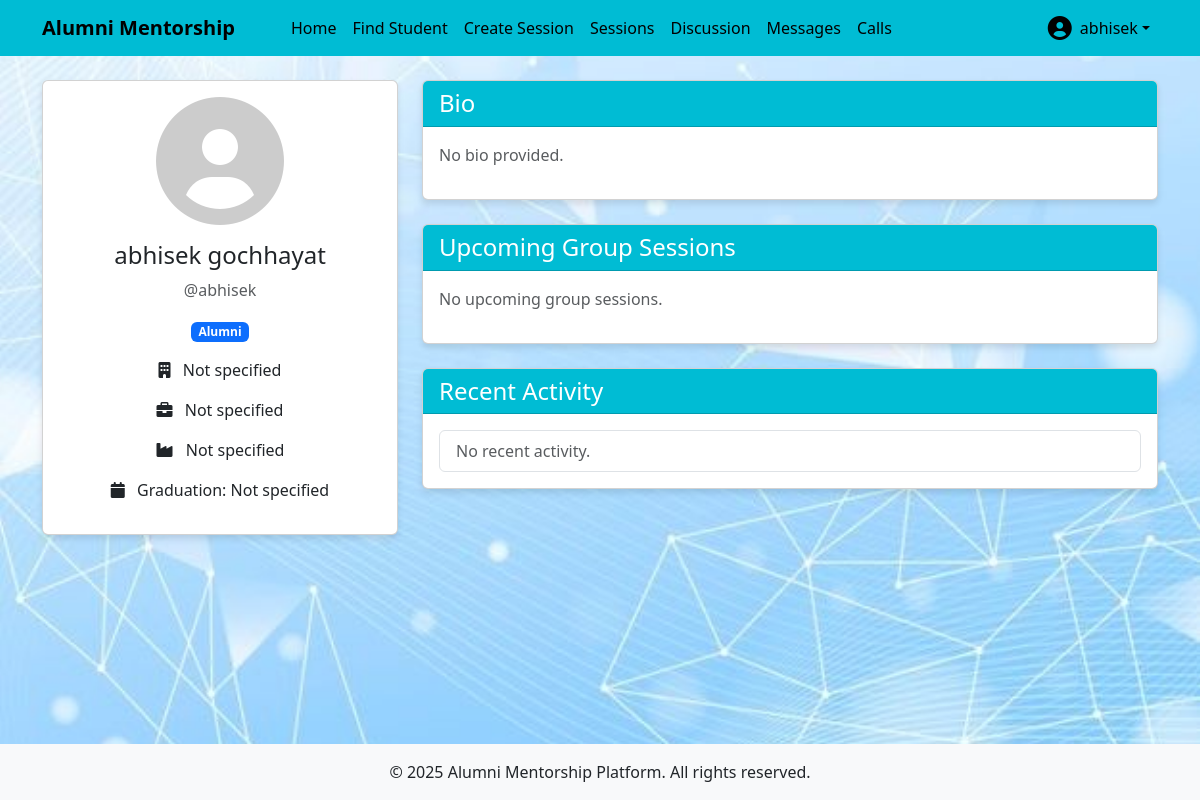
Page /users/user/abhisek/ (signed in) on the earlier database version.
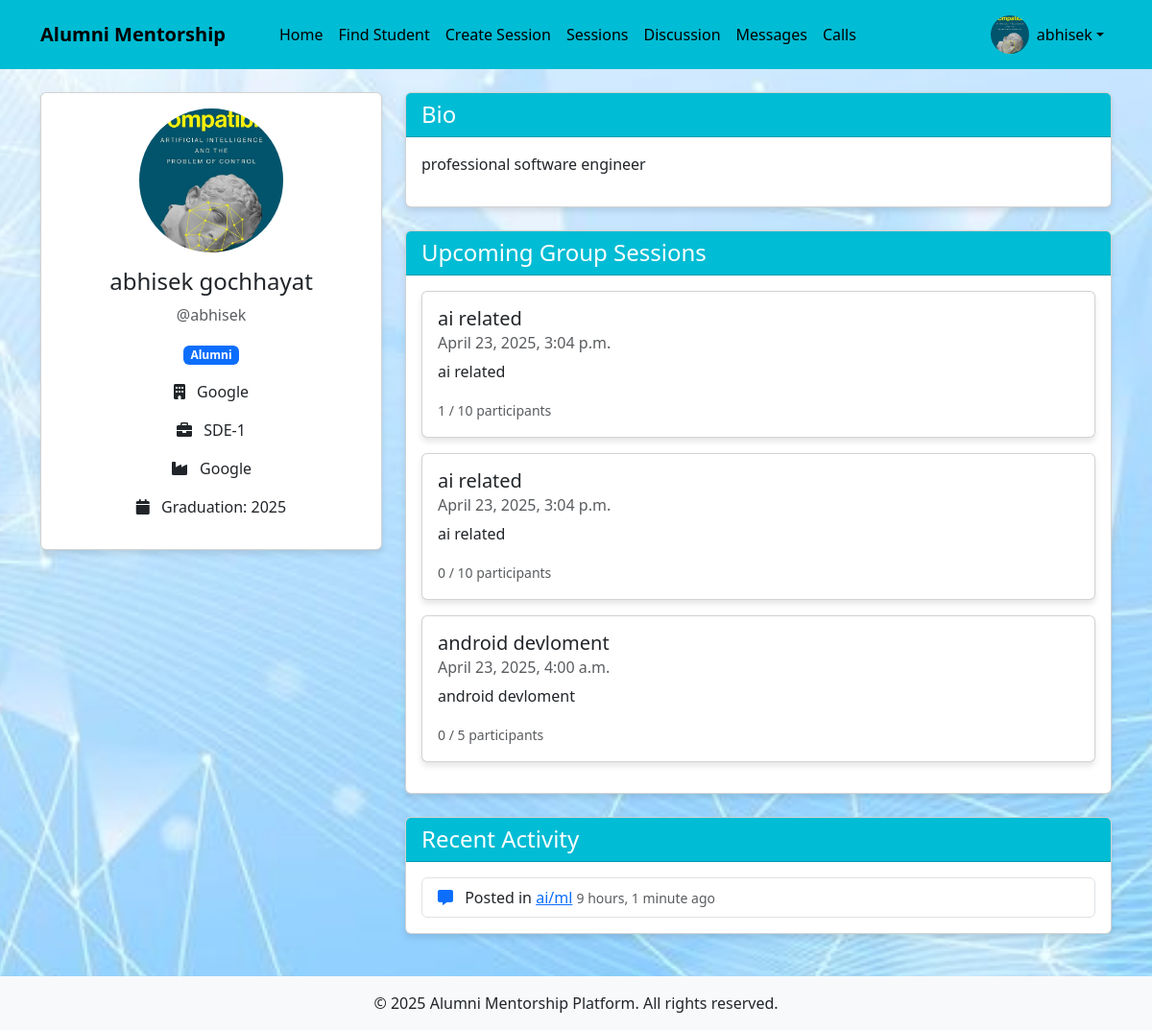
Same page on the later database version.
### users/models.py (models this page shows, shortened)
class CustomUser(AbstractUser):
    USER_TYPE_CHOICES = (
        ('student', 'Student'),
        ('alumni', 'Alumni'),
    )
    user_type = models.CharField(max_length=10, choices=USER_TYPE_CHOICES)
    bio = models.TextField(blank=True)
    profile_picture = models.ImageField(upload_to='profile_pics/', blank=True, null=True)
    graduation_year = models.IntegerField(null=True, blank=True)
    company = models.CharField(max_length=100, blank=True)
    position = models.CharField(max_length=100, blank=True)
    industry = models.CharField(max_length=100, blank=True)
    course = models.CharField(max_length=100, blank=True)
    year_of_study = models.IntegerField(null=True, blank=True)

### mentorship/models.py (models this page shows, shortened)
class GroupSession(models.Model):
    title = models.CharField(max_length=200)
    description = models.TextField()
    mentor = models.ForeignKey(CustomUser, on_delete=models.CASCADE, related_name='hosted_group_sessions')
    date_time = models.DateTimeField()
    max_participants = models.IntegerField(default=10)
    participants = models.ManyToManyField(CustomUser, related_name='group_sessions', blank=True)
    created_at = models.DateTimeField(auto_now_add=True)

### discussion/models.py (models this page shows, shortened)
class Post(models.Model):
    topic = models.ForeignKey(Topic, on_delete=models.CASCADE, related_name='posts')
    content = models.TextField()
    author = models.ForeignKey(CustomUser, on_delete=models.CASCADE, related_name='posts')
    created_at = models.DateTimeField(auto_now_add=True)
    updated_at = models.DateTimeField(auto_now=True)

class Topic(models.Model):
    title = models.CharField(max_length=200)
    description = models.TextField()
    created_by = models.ForeignKey(CustomUser, on_delete=models.CASCADE, related_name='topics')
    created_at = models.DateTimeField(auto_now_add=True)

### users/views.py (the view)
# urls.py: path('user/<str:username>/', views.user_detail, name='user_detail'),
def user_detail(request, username):
    user = get_object_or_404(CustomUser, username=username)
    return render(request, 'users/user_detail.html', {'profile_user': user})

### templates/users/user_detail.html (shortened to what this page needs)
{% extends 'base.html' %}
{% block content %}
<div class="row">
    <div class="col-md-4">
        <div class="card text-center">
            <div class="card-body">
                {% if profile_user.profile_picture %}
                    <img src="{{ profile_user.profile_picture.url }}" alt="Profile Picture" class="profile-pic-lg mb-3">
                {% else %}
                    <i class="fas fa-user-circle mb-3" style="font-size: 8rem; color: #ccc;"></i>
                {% endif %}
                <h4>{{ profile_user.get_full_name }}</h4>
                <p class="text-muted">@{{ profile_user.username }}</p>
                <p class="badge bg-primary">{{ profile_user.get_user_type_display }}</p>
                {% if profile_user.user_type == 'alumni' %}
                    <p><i class="fas fa-building me-2"></i> {{ profile_user.company|default:"Not specified" }}</p>
                    <p><i class="fas fa-briefcase me-2"></i> {{ profile_user.position|default:"Not specified" }}</p>
                    <p><i class="fas fa-industry me-2"></i> {{ profile_user.industry|default:"Not specified" }}</p>
                {% else %}
                    <p><i class="fas fa-graduation-cap me-2"></i> {{ profile_user.course|default:"Not specified" }}</p>
                    <p><i class="fas fa-user-graduate me-2"></i> Year {{ profile_user.year_of_study|default:"Not specified" }}</p>
                {% endif %}
                <p><i class="fas fa-calendar me-2"></i> Graduation: {{ profile_user.graduation_year|default:"Not specified" }}</p>
            </div>
        </div>
    </div>
    <div class="col-md-8">
        <div class="card">
            <div class="card-header  text-white">
                <h4 class="card-title mb-0">Bio</h4>
            </div>
            <div class="card-body">
                {% if profile_user.bio %}
                    <p>{{ profile_user.bio }}</p>
                {% else %}
                    <p class="text-muted">No bio provided.</p>
                {% endif %}
            </div>
        </div>
        {% if profile_user.user_type == 'alumni' %}
            <div class="card mt-4">
                <div class="card-header  text-white">
                    <h4 class="card-title mb-0">Upcoming Group Sessions</h4>
                </div>
                <div class="card-body">
                    {% for session in profile_user.hosted_group_sessions.all %}
                        <div class="card mb-3">
                            <div class="card-body">
                                <h5 class="card-title">{{ session.title }}</h5>
                                <h6 class="card-subtitle mb-2 text-muted">{{ session.date_time|date:"F j, Y, g:i a" }}</h6>
                                <p class="card-text">{{ session.description }}</p>
                                <p class="card-text"><small class="text-muted">{{ session.participants.count }} / {{ session.max_participants }} participants</small></p>
                            </div>
                        </div>
                    {% empty %}
                        <p class="text-muted">No upcoming group sessions.</p>
                    {% endfor %}
                </div>
            </div>
        {% endif %}
        <div class="card mt-4">
            <div class="card-header  text-white">
                <h4 class="card-title mb-0">Recent Activity</h4>
            </div>
            <div class="card-body">
                <ul class="list-group">
                    {% for post in profile_user.posts.all|slice:":5" %}
                        <li class="list-group-item">
                            <i class="fas fa-comment-alt text-primary me-2"></i>
                            Posted in <a href="{% url 'topic_detail' post.topic.id %}">{{ post.topic.title }}</a>
                            <small class="text-muted">{{ post.created_at|timesince }} ago</small>
                        </li>
                    {% empty %}
                        <li class="list-group-item text-muted">No recent activity.</li>
                    {% endfor %}
                </ul>
            </div>
        </div>
    </div>
</div>
{% endblock %}

### templates/base.html (shortened to what this page needs)
<!DOCTYPE html>
<html lang="en">
  <head>
    <link
      href="https://cdn.jsdelivr.net/npm/bootstrap@5.3.0/dist/css/bootstrap.min.css"
      rel="stylesheet"
    />
    <link
      rel="stylesheet"
      href="https://cdnjs.cloudflare.com/ajax/libs/font-awesome/6.0.0/css/all.min.css"
    />
  </head>
  <body>
    <header>
      <nav class="navbar navbar-expand-lg navbar-dark">
        <div class="container">
          <a class="navbar-brand" href="{% url 'home' %}">Alumni Mentorship</a>
          <div class="collapse navbar-collapse" id="navbarNav">
            <ul class="navbar-nav me-auto">
              {% if user.is_authenticated %}
              <li class="nav-item">
                <a class="nav-link" href="{% url 'home' %}">Home</a>
              </li>
              {% if user.user_type == 'student' %}
              <li class="nav-item">
                <a class="nav-link" href="{% url 'alumni_list' %}"
                  >Find Mentors</a
                >
              </li>
              {% else %}
              <li class="nav-item">
                <a class="nav-link" href="{% url 'student_list' %}"
                  >Find Student</a
                >
              </li>
              <li class="nav-item">
                <a class="nav-link" href="{% url 'create_group_session' %}"
                  >Create Session</a
                >
              </li>
              {% endif %}
              <li class="nav-item">
                <a class="nav-link" href="{% url 'group_sessions' %}"
                  > Sessions</a
                >
              </li>
              <li class="nav-item">
                <a class="nav-link" href="{% url 'topic_list' %}"
                  >Discussion </a
                >
              </li>
              <li class="nav-item">
                <a class="nav-link" href="{% url 'chat_list' %}">Messages</a>
              </li>
              <li class="nav-item">
                <a class="nav-link" href="{% url 'call_home' %}">Calls</a>
              </li>
              {% endif %}
            </ul>
            <ul class="navbar-nav">
              {% if user.is_authenticated %}
              <li class="nav-item dropdown">
                <a
                  class="nav-link dropdown-toggle d-flex align-items-center"
                  href="#"
                  id="navbarDropdown"
                  role="button"
                  data-bs-toggle="dropdown"
                >
                  {% if user.profile_picture %}
                  <img
                    src="{{ user.profile_picture.url }}"
                    alt="Profile"
                    class="profile-pic me-2"
                  />
                  {% else %}
                  <i
                    class="fas fa-user-circle me-2"
                    style="font-size: 1.5rem"
                  ></i>
                  {% endif %} {{ user.username }}
                </a>
              </li>
              {% endif %}
            </ul>
          </div>
        </div>
      </nav>
    </header>
    <main class="container py-4">
       {% block content %}{% endblock %}
    </main>
    <footer class="bg-light py-3 mt-auto">
      <div class="container text-center">
        <p class="mb-0">
          &copy; {% now "Y" %} Alumni Mentorship Platform. All rights reserved.
        </p>
      </div>
    </footer>
  </body>
</html>

### templates/base.html (style rules this page uses)
body { min-height: 100vh; display: flex; flex-direction: column; background-image: url("/static/images/img.jpg"); background-size: cover; background-repeat: no-repeat; background-position: center; }
main { flex: 1; }
.navbar-brand { font-weight: bold; padding-right: 2rem; color: #000; }
.profile-pic { width: 40px; height: 40px; border-radius: 50%; object-fit: cover; }
.navbar { background: #00bcd4; }
.nav-item { gap: 1rem; }
#navbarNav { gap: 2rem; }
.profile-pic-lg { width: 150px; height: 150px; border-radius: 50%; object-fit: cover; }
.card { margin-bottom: 20px; box-shadow: 0 4px 6px rgba(0, 0, 0, 0.1); }
.card-header { background-color: #00bcd4; }
.navbar li a { color: black; }

Differences in the rows shown:
changed CustomUser "abhisek gochhayat": profile_picture: picture added; company "Not specified" → "Google"; position "Not specified" → "SDE-1"; industry "Not specified" → "Google"; graduation_year "Not specified" → "2025"; bio (not shown) → "professional software engineer"; profile_picture empty → "profile_pics/ai2.jpeg" (drawn)
added GroupSession: title "ai related", date_time "April 23, 2025, 3:04 p.m.", description "ai related", participants.count "1", max_participants "10"
added GroupSession: title "ai related", date_time "April 23, 2025, 3:04 p.m.", description "ai related", participants.count "0", max_participants "10"
added GroupSession: title "android devloment", date_time "April 23, 2025, 4:00 a.m.", description "android devloment", participants.count "0", max_participants "5"
added Post: topic "ai/ml", created_at "9 hours, 1 minute"
Other differences:
text no longer shown: "No bio provided. No upcoming group sessions. No recent activity."
